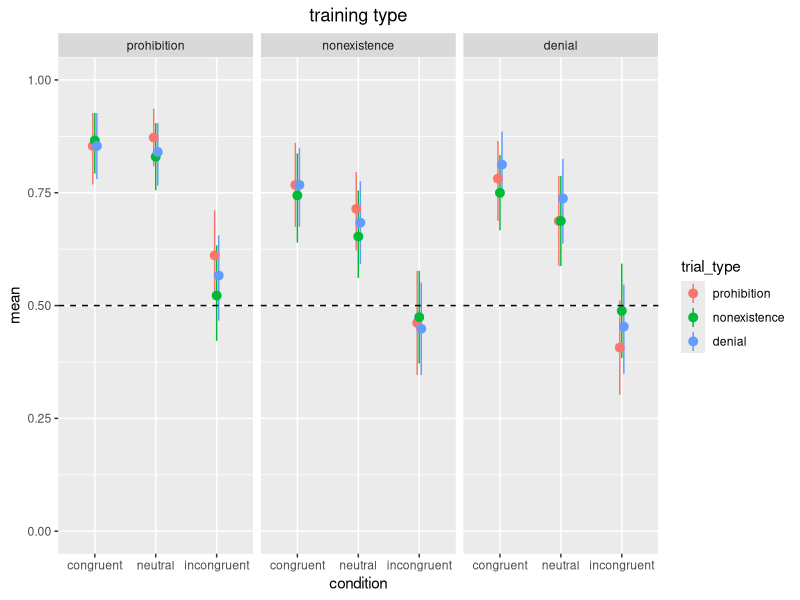
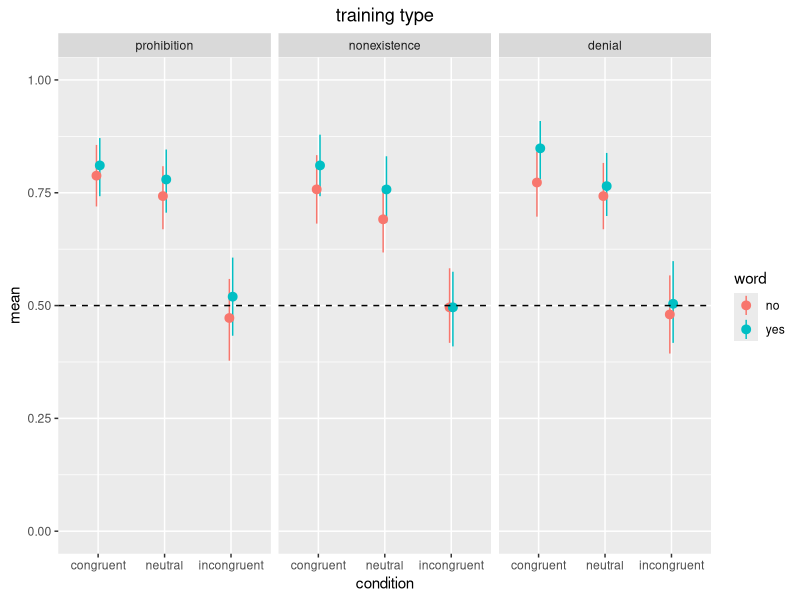
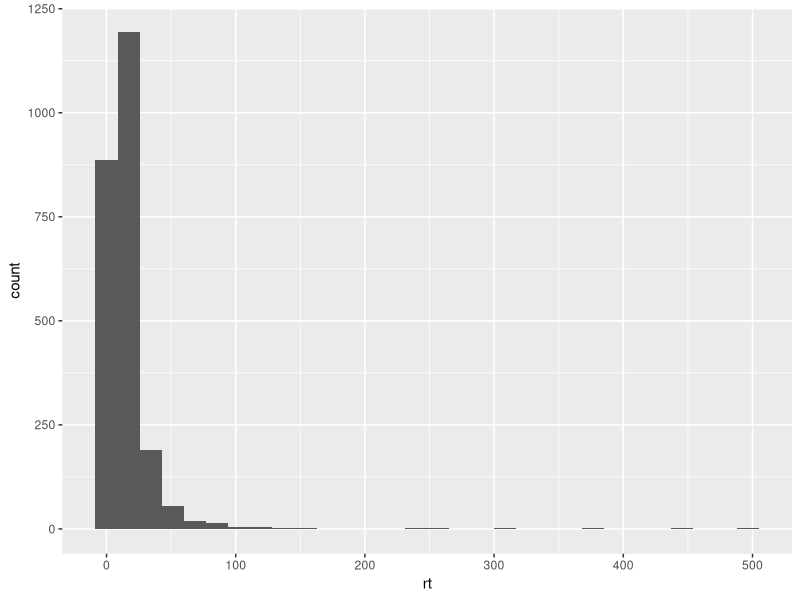
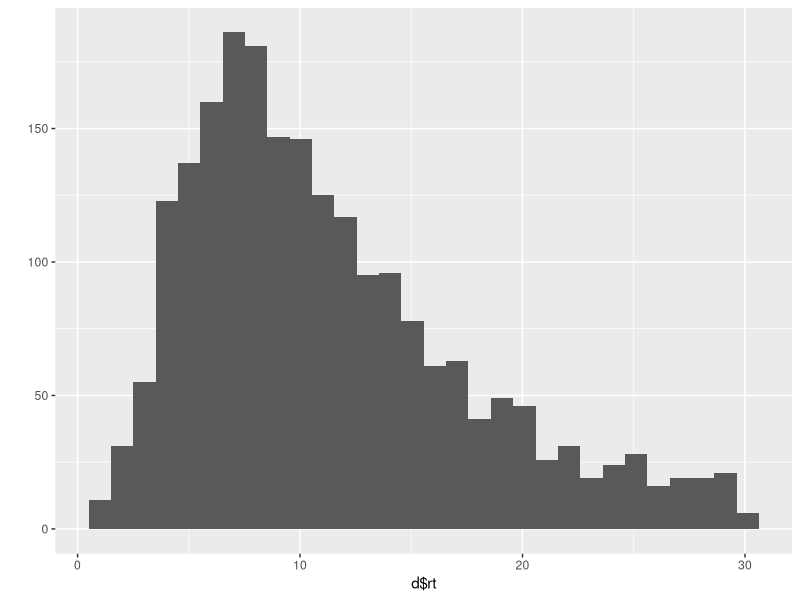
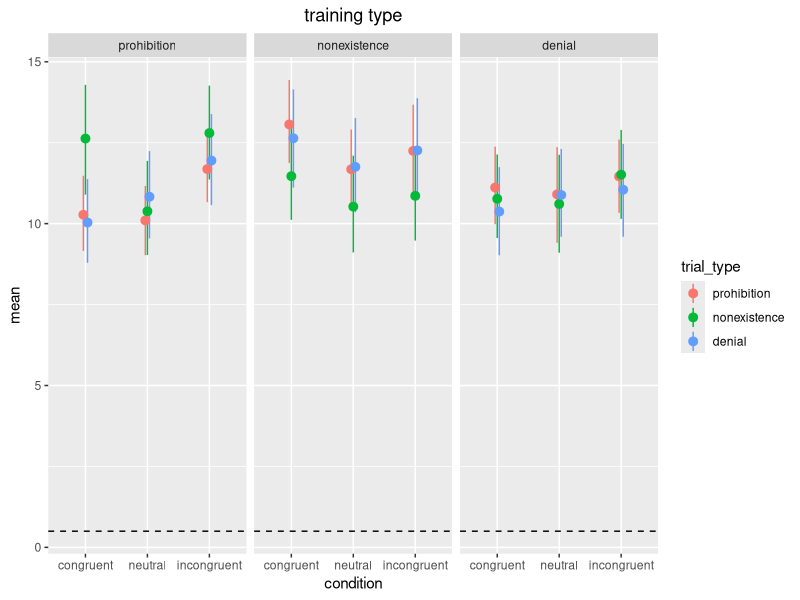
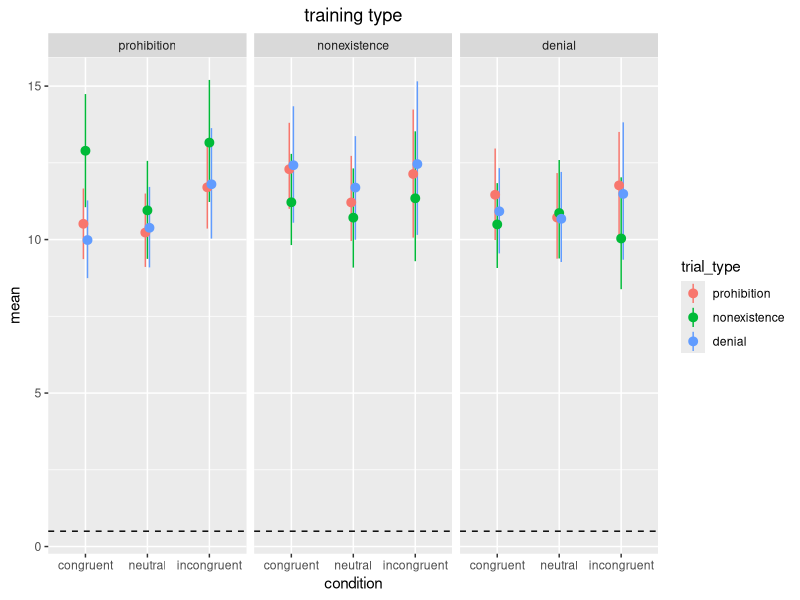

R code for these plots, in order:
## ---- chunk 1
library(tidyverse)
library(here)
# library(langcog)
library(lme4)
multi_boot_standard <- function(data, col, na.rm = FALSE,
                                empirical_function,
                                statistics_functions,
                                nboot = 1000) {
  
  quo_col <- rlang::new_quosure(lazyeval::as_name(col))
  
  empirical <- data %>%
    dplyr::summarise(mean = mean(!!quo_col, na.rm = na.rm))
  
  data %>%
    dplyr::do(data.frame(rbind(
      Hmisc::smean.cl.boot(.[[col]], B = nboot, na.rm = na.rm)
    ))) %>%
    dplyr::select(-Mean) %>%
    dplyr::rename(ci_lower = Lower, ci_upper = Upper) %>%
    dplyr::left_join(empirical, by = as.character(dplyr::groups(data)))
  
}
## ---- chunk 2
d_raw1_proh <- read_csv(here("data/190521Negation_prohibition_cb_June 1, 2019_00.15.csv"))
d_raw2_proh <- read_csv(here("data/190521Negation_prohibition_June 13, 2019_19.53.csv")) 
# the two datasets counterbalanced which novel word is yes/no
d_raw1_nonexist <- read_csv(here("data/190521Negation_nonexistence_May 31, 2019_21.54.csv"))
d_raw2_nonexist <- read_csv(here("data/190521Negation_nonexistence_cb_June 1, 2019_00.12.csv"))
d_raw1_denial <- read_csv(here("data/190521Negation_denial_cb_May 31, 2019_19.29.csv"))
d_raw2_denial <- read_csv(here("data/190521Negation_denial_June 13, 2019_20.43.csv"))
## ---- chunk 3
d1_proh <- slice(d_raw1_proh, -1:-2) 
d2_proh <- slice(d_raw2_proh, -1:-2) 
d_proh <- rbind(d1_proh,d2_proh)  
d_proh$training <- c("prohibition")

d1_nonexist <- slice(d_raw1_nonexist, -1:-2) 
d2_nonexist <- slice(d_raw2_nonexist, -1:-2) 
d_nonexist <- rbind(d1_nonexist,d2_nonexist)  
d_nonexist$training <- c("nonexistence")

d1_denial <- slice(d_raw1_denial, -1:-2) 
d2_denial <- slice(d_raw2_denial, -1:-2) 
d_denial <- rbind(d1_denial, d2_denial)  
d_denial$training <- c("denial")

d_all <- rbind(d_proh, d_nonexist, d_denial) 

d <- d_all %>%
  rename(id = `ResponseId`, 
         status = `Status`, 
         proh_yes_response = `ProhTouch`, 
         proh_no_response = `ProhAway`,
         nonexist_yes_response = `NonexiTruck`, 
         nonexist_no_response = `NonexiBucket`,
         denial_yes_response = `DenialZupy`,
         denial_no_response = `DenialDaxy`,
         proh_yes_rt = `ProhTouchTime_Page Submit`, 
         proh_no_rt = `ProhAwayTime_Page Submit`,
         nonexist_yes_rt = `NonexiTruckTime_Page Submit`, 
         nonexist_no_rt = `NonexiBucketTime_Page Submit`, 
         denial_yes_rt = `DenialZupyTime_Page Submit`,
         denial_no_rt = `DenialDaxyTime_Page Submit`,
         condition = FL_13_DO) %>%
  select(id, status, starts_with("proh_"), starts_with("nonexist_"), 
         starts_with("denial_"), condition, training) %>%
  filter(status == "IP Address") %>%
  na.omit %>%
  mutate(condition = case_when(condition == "Cong" ~ "congruent",
                               condition == "Incong" ~ "incongruent",
                               condition == "NoCue" ~ "neutral"), 
         condition = fct_relevel(condition, "congruent", "neutral")) %>%
  gather(trial, response, starts_with("proh"), starts_with("nonexist"), starts_with("denial")) %>%
  separate(trial, into=c("trial_type","word","measure")) %>%
  spread(measure, response) %>%
  mutate(training = fct_relevel(training, "prohibition", "nonexistence")) %>%
  mutate(trial_type = case_when(trial_type == "proh" ~ "prohibition",
                                trial_type == "nonexist" ~ "nonexistence",
                                trial_type == "denial" ~ "denial"),
         trial_type = fct_relevel(trial_type, "prohibition", "nonexistence"),
          correct = case_when(trial_type == "prohibition" & 
                                word == "yes" & response == "Touch it" ~ 1, 
                              trial_type == "prohibition" & 
                                word == "no" & response == "Stay away" ~ 1, 
                              trial_type == "nonexistence" & 
                                word == "no" & response == "Bucket" ~ 1, 
                              trial_type == "nonexistence" & 
                                word == "yes" & response == "Truck" ~ 1,
                              trial_type == "denial" &
                                word == "yes" & response == "Zupy" ~ 1,
                              trial_type == "denial" &
                                word == "no" & response == "Daxy" ~ 1,
                              TRUE ~ 0), 
         rt = as.numeric(rt))
## ---- chunk 4
ms <- d %>%
  group_by(condition, trial_type, training) %>% 
  multi_boot_standard(col = "correct")

sp <- ggplot(ms, 
       aes(x = condition, y = mean, col = trial_type)) + 
  geom_pointrange(aes(ymin = ci_lower, ymax = ci_upper), 
                  position = position_dodge(width = .1)) + 
  geom_hline(yintercept = .5, lty = 2) +
  ggtitle("training type") +
  theme(plot.title = element_text(hjust = 0.5)) +
  ylim(0,1)
sp + facet_grid(. ~ training)
## ---- chunk 5
# the model cannot converge.
# d <- mutate(d, condition = fct_relevel(condition, "neutral"))
# mod <- glmer(correct ~ condition * trial_type * training + (trial_type | id), 
#             data = d, 
#              family = "binomial")
# summary(mod) 
# library(brms)
# brm(correct ~ condition ~ condition * trial_type * training + (trial_type | id), 
#             data = d, 
#             family = "binomial")
## ---- chunk 6
ms <- d %>%
  group_by(condition, trial_type, word) %>% 
  multi_boot_standard(col = "correct")
## ---- chunk 7
ggplot(ms, 
       aes(x = condition, y = mean, col = word)) + 
  geom_pointrange(aes(ymin = ci_lower, ymax = ci_upper), 
                  position = position_dodge(width = .1)) + 
  facet_wrap(~trial_type) + 
  geom_hline(yintercept = .5, lty = 2) + 
  ggtitle("training type") +
  theme(plot.title = element_text(hjust = 0.5)) +
  ylim(0,1)
## ---- chunk 8
ggplot(d, aes(x = rt)) + 
  geom_histogram()
## ---- chunk 9
d$rt[d$rt > 30] <- NA
lmean <- mean(log(d$rt), na.rm=TRUE)
lsd <- sd(log(d$rt), na.rm=TRUE)
d$rt[log(d$rt) > lmean + 3 * lsd] <- NA

qplot(d$rt)
## ---- chunk 10
ms <- d %>%
  group_by(condition, trial_type, training) %>% 
  multi_boot_standard(col = "rt", na.rm = TRUE)

sp <- ggplot(ms, 
       aes(x = condition, y = mean, col = trial_type)) + 
  geom_pointrange(aes(ymin = ci_lower, ymax = ci_upper), 
                  position = position_dodge(width = .1)) + 
  ggtitle("training type") +
  theme(plot.title = element_text(hjust = 0.5)) +
  geom_hline(yintercept = .5, lty = 2) 
sp + facet_grid (. ~training)
## ---- chunk 11
ms <- d %>%
  filter(correct == 1) %>%
  group_by(condition, trial_type, training) %>% 
  multi_boot_standard(col = "rt", na.rm = TRUE)

sp <- ggplot(ms, 
       aes(x = condition, y = mean, col = trial_type)) + 
       geom_pointrange(aes(ymin = ci_lower, ymax = ci_upper), 
                  position = position_dodge(width = .1)) + 
       geom_hline(yintercept = .5, lty = 2) +
       ggtitle("training type") +
       theme(plot.title = element_text(hjust = 0.5))
sp + facet_grid (. ~training)
